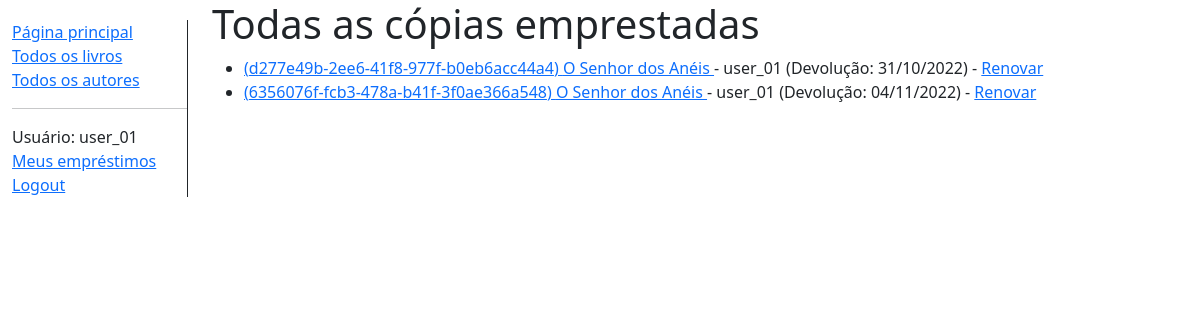
/catalogo/todos-os-emprestimos/ (signed in), run on an earlier commit of the app's database.
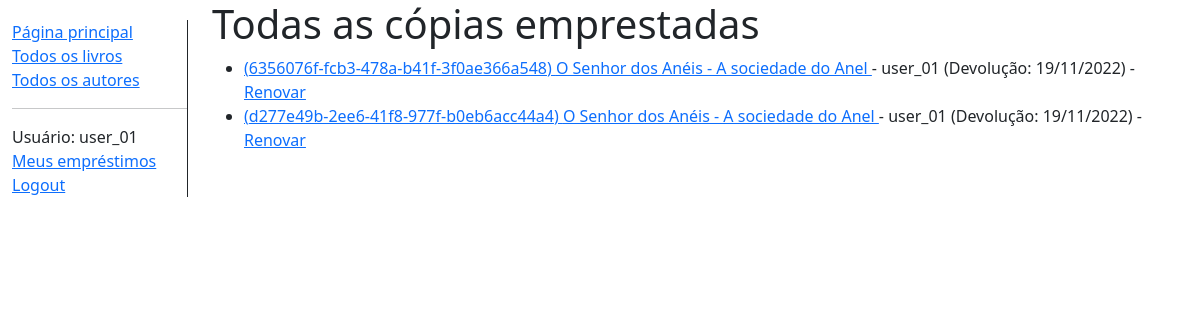
And on a later commit of the database.
### catalogo/models.py (models this page shows, shortened)
class CopiaLivro(models.Model):
    id = models.UUIDField(primary_key=True, default=uuid.uuid4, help_text="ID da cópia")
    livro = models.ForeignKey(Livro, on_delete=models.RESTRICT, null=True)
    impressao = models.CharField(max_length=200)
    devolucao = models.DateField(null=True, blank=True)
    emprestado_para = models.ForeignKey(User, on_delete=models.SET_NULL, null=True, blank=True)
    STATUS_COPIA = (
        ('m', 'Manutenção'),
        ('e', 'Emprestado'),
        ('d', 'Disponível'),
        ('r', 'Reservado'),
    )
    status = models.CharField(
        max_length=1,
        choices=STATUS_COPIA,
        blank=True,
        default='m',
        help_text="Disponibilidade da cópia"
    )
    class Meta:
        db_table = 'tb_copias'
        ordering = ['devolucao']
        permissions = (("pode_marcar_copia_como_devolvida", "Marca a cópia como devolvida"),)
    @property
    def emprestimo_vencido(self):
        return bool(self.devolucao and date.today() > self.devolucao)

class Livro(models.Model):
    titulo = models.CharField(max_length=200)
    autor = models.ForeignKey('Autor', on_delete=models.SET_NULL, null=True)
    sumario = models.TextField(max_length=100, help_text="Informe uma breve descrição do livro")
    isbn = models.CharField("ISBN", max_length=13, help_text="Informe o ISBN (13 caracteres)")
    genero = models.ManyToManyField(Genero, help_text="Informe um gênero para esse livro")
    def mostrar_genero(self):
        return ', '.join([genero.nome for genero in self.genero.all()])
    mostrar_genero.short_description = "Gênero(s)"
    class Meta:
        db_table = 'tb_livros'

### catalogo/views.py (the view)
# urls.py: path("todos-os-emprestimos/", views.TodasAsCopiasEmprestadasListView.as_view(), name="todas-as-copias-emprestadas")
class TodasAsCopiasEmprestadasListView(PermissionRequiredMixin, generic.ListView):
    model = CopiaLivro
    template_name = 'catalogo/todas_as_copias_emprestadas.html'
    paginate_by = 10
    permission_required = ("catalogo.pode_marcar_copia_como_devolvida",)
    def get_queryset(self):
        lista_copias = CopiaLivro.objects.filter(
            status__exact='e'
        ).order_by('devolucao')
        return lista_copias

### catalogo/templates/catalogo/todas_as_copias_emprestadas.html
{% extends 'base.html' %}
{% block content %}
    <h1>Todas as cópias emprestadas</h1>
    {% if copialivro_list %}
        <ul>
            {% for copialivro in copialivro_list %}
                <li class="{% if copialivro.emprestimo_vencido %}text-danger{% endif %}">
                    <a href="{% url 'catalogo:detalhe-livro' copialivro.livro.pk %}">
                        ({{ copialivro.pk }})
                        {{ copialivro.livro.titulo }}
                    </a>
                    - {{ copialivro.emprestado_para.get_username }}
                    (Devolução: {{ copialivro.devolucao|date:'d/m/Y' }})
                    {% if perms.catalogo.pode_marcar_copia_como_devolvida %}
                        - <a href="{% url 'catalogo:renovar-data-devolucao-livro' copialivro.id %}">Renovar</a>
                    {% endif %}
                </li>
            {% endfor %}
        </ul>
    {% else %}
        <p>Você não possui empréstimos em aberto na biblioteca</p>
    {% endif %}
{% endblock %}

What changed in the data, as far as the page shows it:
changed CopiaLivro "6356076f-fcb3-478a-b41f-3f0ae366a548": livro.titulo "O Senhor dos Anéis" → "O Senhor dos Anéis - A sociedade do Anel"; devolucao "04/11/2022" → "19/11/2022"; moves up the list
changed CopiaLivro "d277e49b-2ee6-41f8-977f-b0eb6acc44a4": livro.titulo "O Senhor dos Anéis" → "O Senhor dos Anéis - A sociedade do Anel"; devolucao "31/10/2022" → "19/11/2022"
